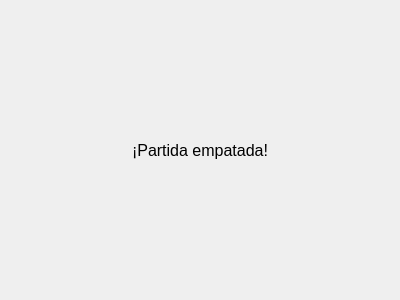
<?xml version="1.0" encoding="UTF-8"?>
<ui version="4.0">
 <class>pantallaempate</class>
 <widget class="QWidget" name="pantallaempate">
  <property name="geometry">
   <rect>
    <x>0</x>
    <y>0</y>
    <width>400</width>
    <height>300</height>
   </rect>
  </property>
  <property name="windowTitle">
   <string>Form</string>
  </property>
  <layout class="QVBoxLayout" name="verticalLayout">
   <item>
    <spacer name="verticalSpacer_3">
     <property name="orientation">
      <enum>Qt::Vertical</enum>
     </property>
     <property name="sizeHint" stdset="0">
      <size>
       <width>20</width>
       <height>40</height>
      </size>
     </property>
    </spacer>
   </item>
   <item>
    <widget class="QLabel" name="label">
     <property name="minimumSize">
      <size>
       <width>300</width>
       <height>100</height>
      </size>
     </property>
     <property name="maximumSize">
      <size>
       <width>600</width>
       <height>200</height>
      </size>
     </property>
     <property name="font">
      <font>
       <pointsize>12</pointsize>
      </font>
     </property>
     <property name="text">
      <string>¡Partida empatada!</string>
     </property>
     <property name="alignment">
      <set>Qt::AlignCenter</set>
     </property>
     <property name="wordWrap">
      <bool>true</bool>
     </property>
    </widget>
   </item>
   <item>
    <spacer name="verticalSpacer">
     <property name="orientation">
      <enum>Qt::Vertical</enum>
     </property>
     <property name="sizeHint" stdset="0">
      <size>
       <width>20</width>
       <height>40</height>
      </size>
     </property>
    </spacer>
   </item>
  </layout>
 </widget>
 <resources/>
 <connections/>
</ui>
